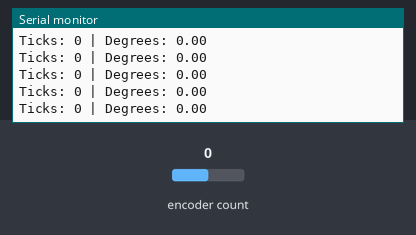
The sketch below on a simulated Arduino Uno, built with avr-gcc and run on an emulated ATmega328P. On the bench: the last lines printed to the serial monitor. The inputs (shaded band) are chosen by the test bench; at power-on: encoder count 0.

Above: at 1.2 s.
1.3 s: encoder count set to 1
At 1.31 s:
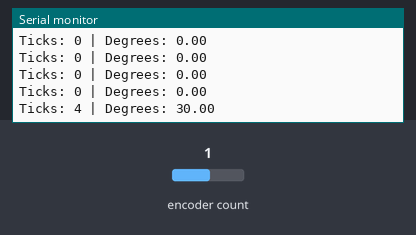
2.8 s: encoder count set to 2
At 2.83 s:
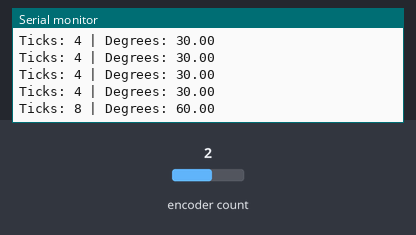
Timing chart, 0 to 5.8 s (numbered marks = the images above; inputs shaded):
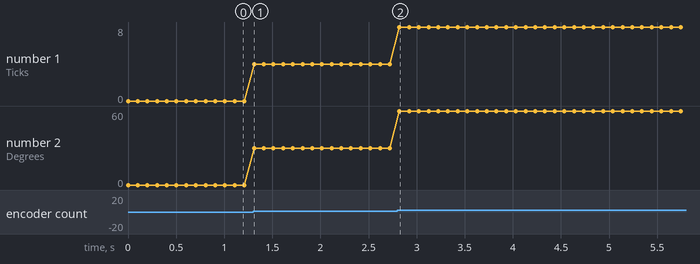

The sketch:

encoder_arduino_practice.ino
```cpp
#include <Encoder.h>

Encoder enc(2,3);

void setup() {
  // put your setup code here, to run once:
  Serial.begin(9600);
}

void loop() {
  // put your main code here, to run repeatedly:
  int ticks = enc.read();
  Serial.print("Ticks: ");
  Serial.print(ticks);
  Serial.print(" | Degrees: ");
  Serial.println(ticks/48.0*360);
  delay(100);
}
```

Measured:
- after the input at 1.3 s, the serial monitor: prints a new line at once (image 1)
- after the input at 2.8 s, the serial monitor: prints a new line at once (image 2)
- plotted number 1: 0 → 4 after the input at 1.3 s, 4 → 8 after the input at 2.8 s
- plotted number 2: 0 → 30 after the input at 1.3 s, 30 → 60 after the input at 2.8 s
